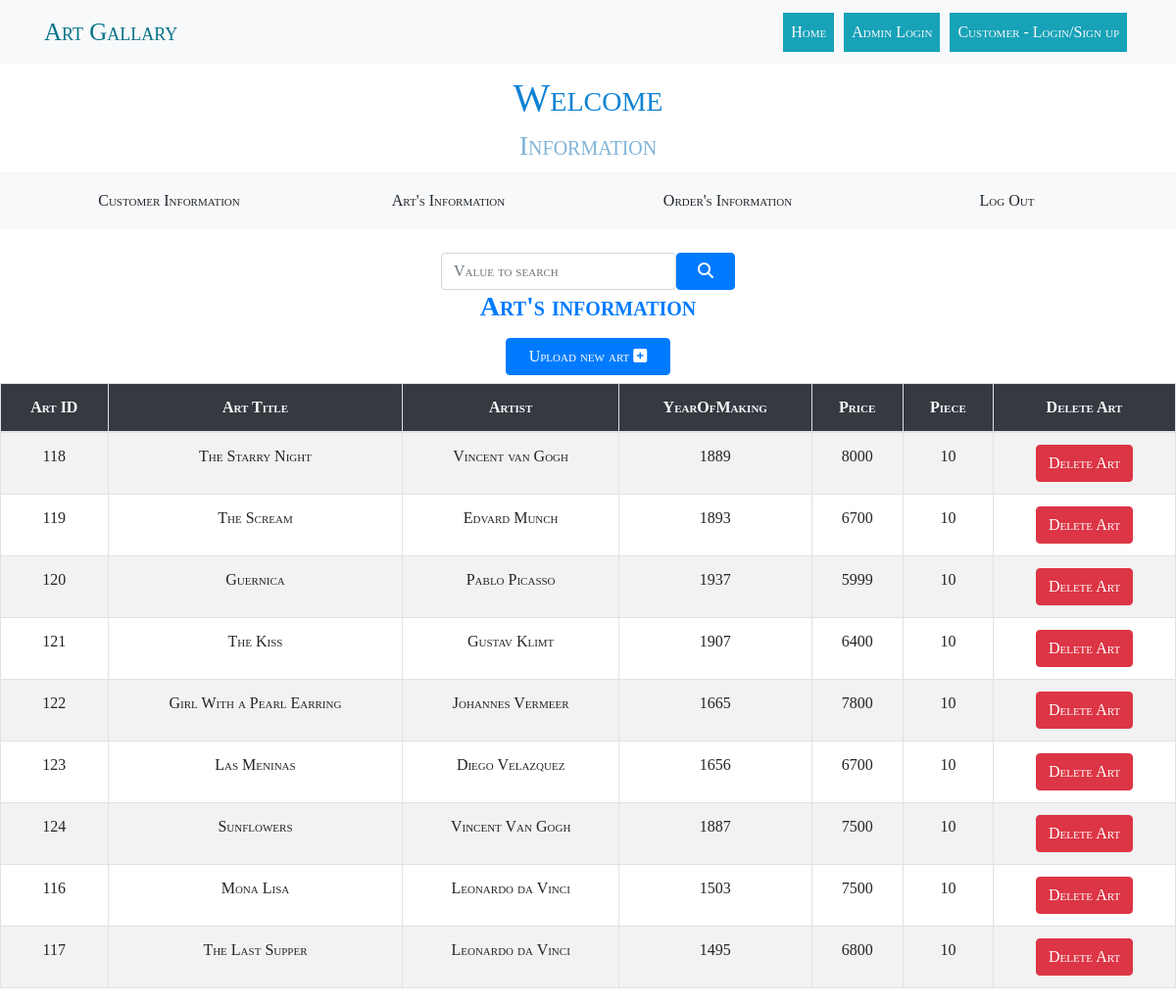
/php/art_table.php, run on the app's committed database.
### tables this page shows
CREATE TABLE IF NOT EXISTS `art_info` (
  `ArtID` int(100) NOT NULL AUTO_INCREMENT,
  `ArtTitle` varchar(255) NOT NULL,
  `Artist` varchar(255) NOT NULL,
  `YearOfMaking` int(10) NOT NULL,
  `Price` int(10) NOT NULL,
  `Piece` int(100) NOT NULL,
  `Image` varchar(255) NOT NULL,
  PRIMARY KEY (`ArtID`)
);

### php/art_table.php (the view, shortened to what this page needs)
<?php
include_once('database.php');
if(isset($_POST['search'])){
    $valuetosearch=$_POST['valueTosearch'];
    $query="SELECT * FROM art_info where concat(`ArtTitle`,`Artist`) LIKE '%$valuetosearch%'";
    $result=mysqli_query($connect,$query);
}
else{
    $query="SELECT * FROM art_info";
    $result=mysqli_query($connect,$query);
    $valuetosearch="";
}
?>
<!DOCTYPE html>
<html lang="en">
<head>
    <link href="https://stackpath.bootstrapcdn.com/font-awesome/4.7.0/css/font-awesome.min.css" rel="stylesheet">
    <link rel="stylesheet" href="../css/bootstrap.min.css">
    <link rel="stylesheet" href="../css/animate.css">
    <link rel="stylesheet" href="../css/index.css">
    <link rel="stylesheet" href="../css/admin_query.css">
</head>
<body>
    <nav class="navbar navbar-expand-lg navbar-light bg-light">
        <div class="container">
            <a class="navbar-brand logo" href="#">Art Gallary</a>
            <div class="collapse navbar-collapse" id="navbarSupportedContent">
                <ul class="navbar-nav ml-auto">
                    <li class="nav-item active bg-info" style="margin: 5px">
                        <a class="nav-link text-light" href="index.php">Home <span class="sr-only">(current)</span></a>
                    </li>
                    <li class="nav-item bg-info" style="margin: 5px">
                        <a class="nav-link text-light" href="admin_login.php">Admin Login</a>
                    </li>
                    <li class="nav-item bg-info" style="margin: 5px">
                        <a class="nav-link text-light" href="customer_login.php">Customer - Login/Sign up</a>
                    </li>
                </ul>
            </div>
        </div>
    </nav>
    <div class="container heading">
    <h1>Welcome <?php echo $row['AdminName'];?></h1>
        <h3>Information</h3>
    </div>
    <div class="menu bg-light">
        <div class="container">
            <div class="row text-center info">
                <div class="col-sm">
                    <a href="customer_table.php" class="btn btn-light">Customer Information</a>
                </div>
                <div class="col-sm">
                    <a href="art_table.php" class="btn btn-light">Art's Information</a>
                </div>
                <div class="col-sm">
                <a href="order_table.php" class="btn btn-light">Order's Information</a>
                </div>
                <div class="col-sm">
                    <a href="index.php" class="btn  btn-light">Log Out</a>
                </div>
            </div>
        </div>
    </div>
    <br>
    <form action="art_table.php" method="POST">
        <div class="input-group align-self-center">
            <div class="form-outline" style="margin-left: 37.5vw; width: 20vw;">
            <input type="search" id="form1" class="form-control" name="valueTosearch" placeholder="Value to search" value="<?php echo $valuetosearch;?>"/>
            </div>
            <button type="submit" class="btn btn-primary" name="search" style="width: 5vw">
                <i class="fas fa-search"></i>
            </button>
        </div>
        <h3 CLASS="text-primary font-weight-bolder text-center"> Art's information</h3>
        <a href="upload_art.php" class="btn btn-primary mt-2" style="margin-left: 43vw; width: 14vw;">Upload new art <i class='fas fa-plus-square'></i></a>
        <table class="table table-striped table-hover table-bordered mt-2">
            <thead class="bg-dark text-light text-center">
                <th>Art ID</th>
                <th>Art Title</th>
                <th>Artist</th>
                <th>YearOfMaking</th>
                <th>Price</th>
                <th>Piece</th>
                <th>Delete Art</th>
            </thead>
            <?php while($row=mysqli_fetch_array($result)):?>
            <tr class="text-center">
                <td><?php echo $row['ArtID'];?></td>
                <td><?php echo $row['ArtTitle'];?></td>
                <td><?php echo $row['Artist'];?></td>
                <td><?php echo $row['YearOfMaking'];?></td>
                <td><?php echo $row['Price'];?></td>
                <td><?php echo $row['Piece'];?></td>
                <td><a href="art_table.php?delete=<?php echo $row['ArtID'];?>" class="btn  btn-danger">Delete
                        Art</a></button></td>
            </tr>
            <?php endwhile ; ?>
        </table>
    </form>
</body>
</html>

### css/index.css (style rules this page uses)
* { margin: 0; padding: 0; font-family: 'Times New Roman', Times, serif; font-variant: small-caps; }
.logo { font-family: cursive; font-size: 25px; color: rgb(3, 115, 135)!important; }

### css/admin_query.css (style rules this page uses)
* { margin: 0; padding: 0; font-family: 'Times New Roman', Times, serif; font-variant: small-caps; }
.heading { text-align: center; margin: 10px auto; color: rgb(15, 130, 212); }
.heading h3 { color: rgb(128, 180, 217); }
.info .col-sm { padding: 10px; font-size: 20px; }

### data on the page
art_info: ArtID "118", ArtTitle "The Starry Night", Artist "Vincent van Gogh", YearOfMaking "1889", Price "8000", Piece "10"
art_info: ArtID "119", ArtTitle "The Scream", Artist "Edvard Munch", YearOfMaking "1893", Price "6700", Piece "10"
art_info: ArtID "120", ArtTitle "Guernica", Artist "Pablo Picasso", YearOfMaking "1937", Price "5999", Piece "10"
art_info: ArtID "121", ArtTitle "The Kiss", Artist "Gustav Klimt", YearOfMaking "1907", Price "6400", Piece "10"
art_info: ArtID "122", ArtTitle "Girl With a Pearl Earring", Artist "Johannes Vermeer", YearOfMaking "1665", Price "7800", Piece "10"
art_info: ArtID "123", ArtTitle "Las Meninas", Artist "Diego Velazquez", YearOfMaking "1656", Price "6700", Piece "10"
art_info: ArtID "124", ArtTitle "Sunflowers", Artist "Vincent Van Gogh", YearOfMaking "1887", Price "7500", Piece "10"
art_info: ArtID "116", ArtTitle "Mona Lisa", Artist "Leonardo da Vinci", YearOfMaking "1503", Price "7500", Piece "10"
art_info: ArtID "117", ArtTitle "The Last Supper", Artist "Leonardo da Vinci", YearOfMaking "1495", Price "6800", Piece "10"
